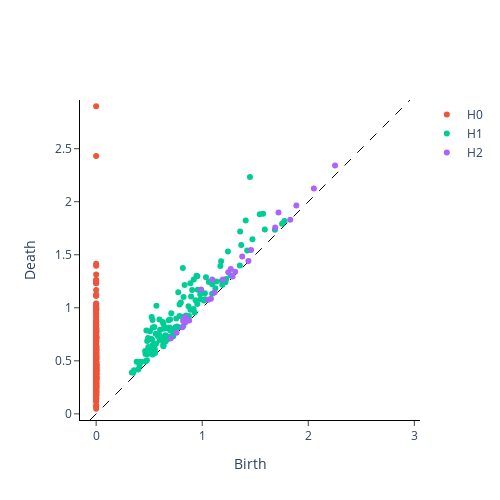

Here is the notebook cell this chart was saved with:
### Code cell
print("Persistence diagram for temperature periodic signal")
periodic_persistence.fit_transform_plot(temp_periodic_embedded)
plt.show()
